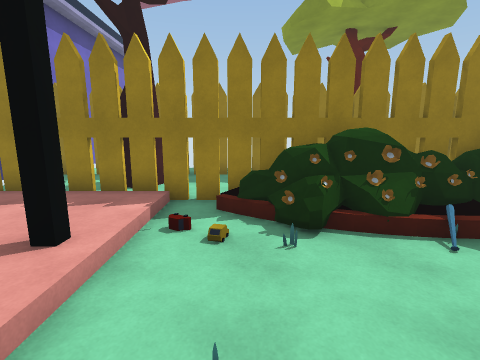
View 1 (above)

13 first-person views from a walk through a Unity game level. The camera is 1.3 m above the floor, tilts 10° down and sees 85° across. Doors are open. The floor is counted in squares, 1 m on a side. Each view is taken from the middle of a square. On the plan, view 1 faces up. The plan holds only what a view shows up to about 13 squares ahead; the rest is blank. The place goes on beyond the plan. The player is left out. Surface patterns are stand-ins for the level's own textures.

View 2
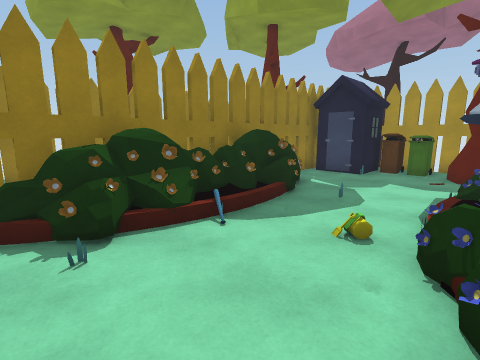

View 3
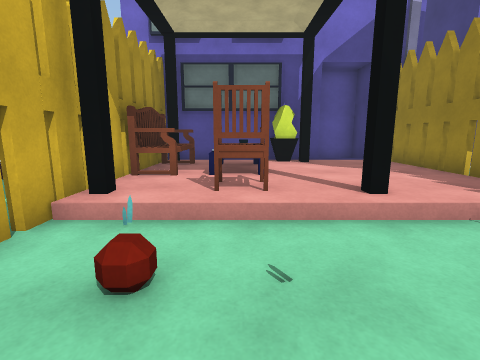

View 4
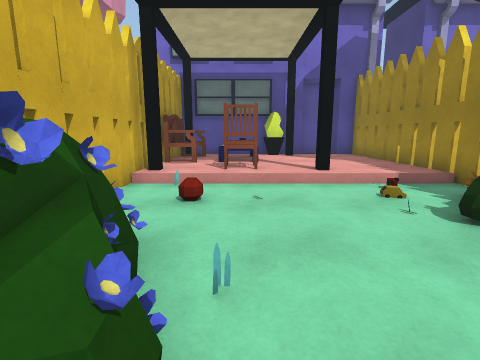

View 5
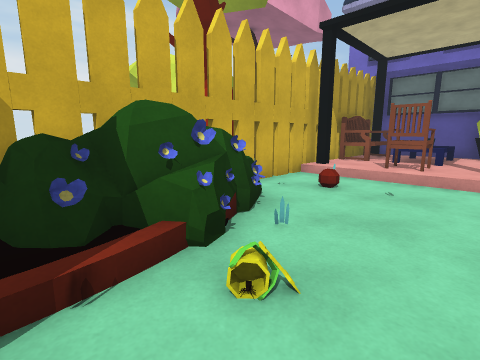

View 6
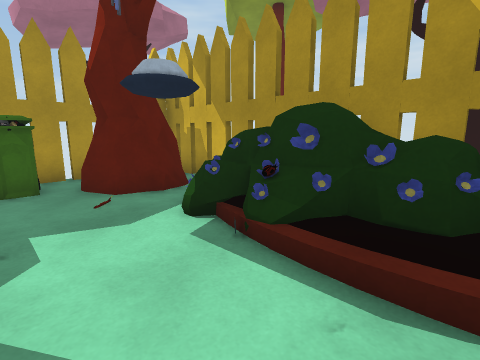

View 7
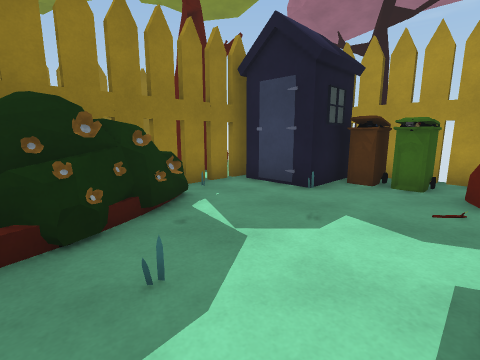

View 8
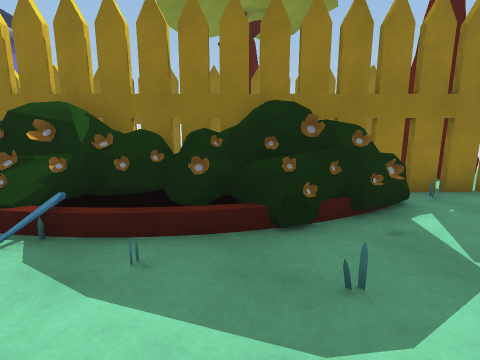

View 9
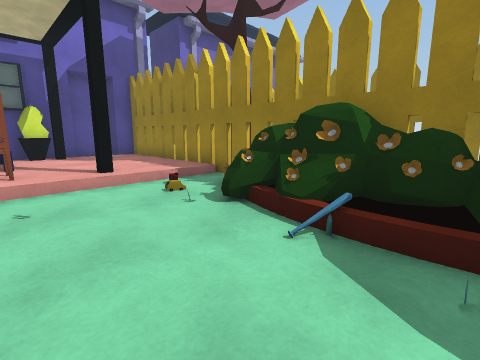

View 10
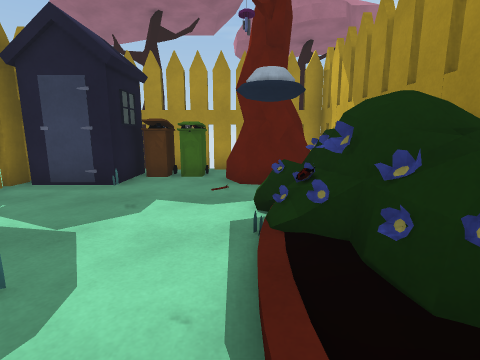

View 11
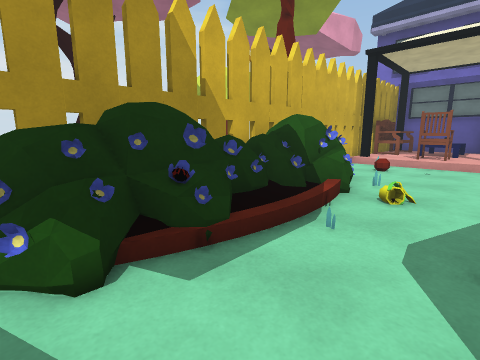

View 12
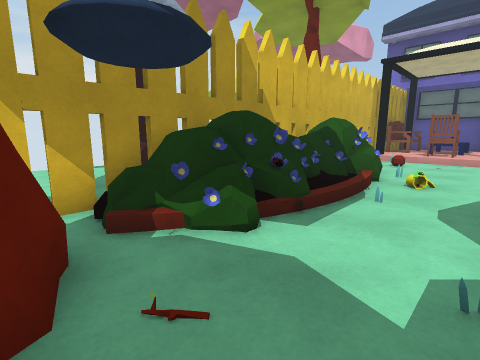

View 13
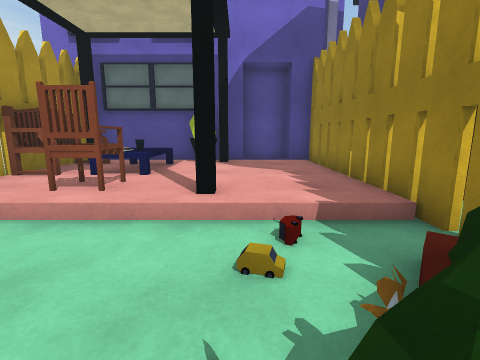

### Floor plan
Key: @ floor where view 1 was taken; # wall or solid block; . main floor; : floor 0.25 m higher than the main floor; + floor 1 m higher than the main floor; * floor 1.25 m higher than the main floor; % floor 1.5 m higher than the main floor; / step, stairs or slope; D open door; = window, fence, low wall or low ledge; ^ raised ledge; O other object.
Columns run from 10 left of view 1 to 15 right of it. Each row starts with its distance up from view 1.
  7  ######################
  6 ##D:::::/.#==^==%##=..O
  5 #:D::::://.OO#OOO##O..OOO#
  4 ##::::::/./......O....O###
  3  ##::::#/..............##
  2  #=:::::/..............#
  1  #://+OO/.....O....=..##
  0  #:///::/.@.O#OOOOOOO.#
 -1  ##OOO://...=^=*======#
 -2  ######################

Where each view was taken, in squares from view 1:
view 1: 0 up, 0 right, facing up
view 2: 0 up, 0 right, facing up-right
view 3: 1 up, 2 right, facing left
view 4: 1 up, 5 right, facing left
view 5: 3 up, 6 right, facing down-left
view 6: 3 up, 6 right, facing down-right
view 7: 1 up, 6 right, facing up-right
view 8: 1 up, 6 right, facing up
view 9: 1 up, 5 right, facing up-left
view 10: 1 up, 5 right, facing right
view 11: 3 up, 10 right, facing down-left
view 12: 3 up, 12 right, facing down-left
view 13: 4 up, 2 right, facing left
